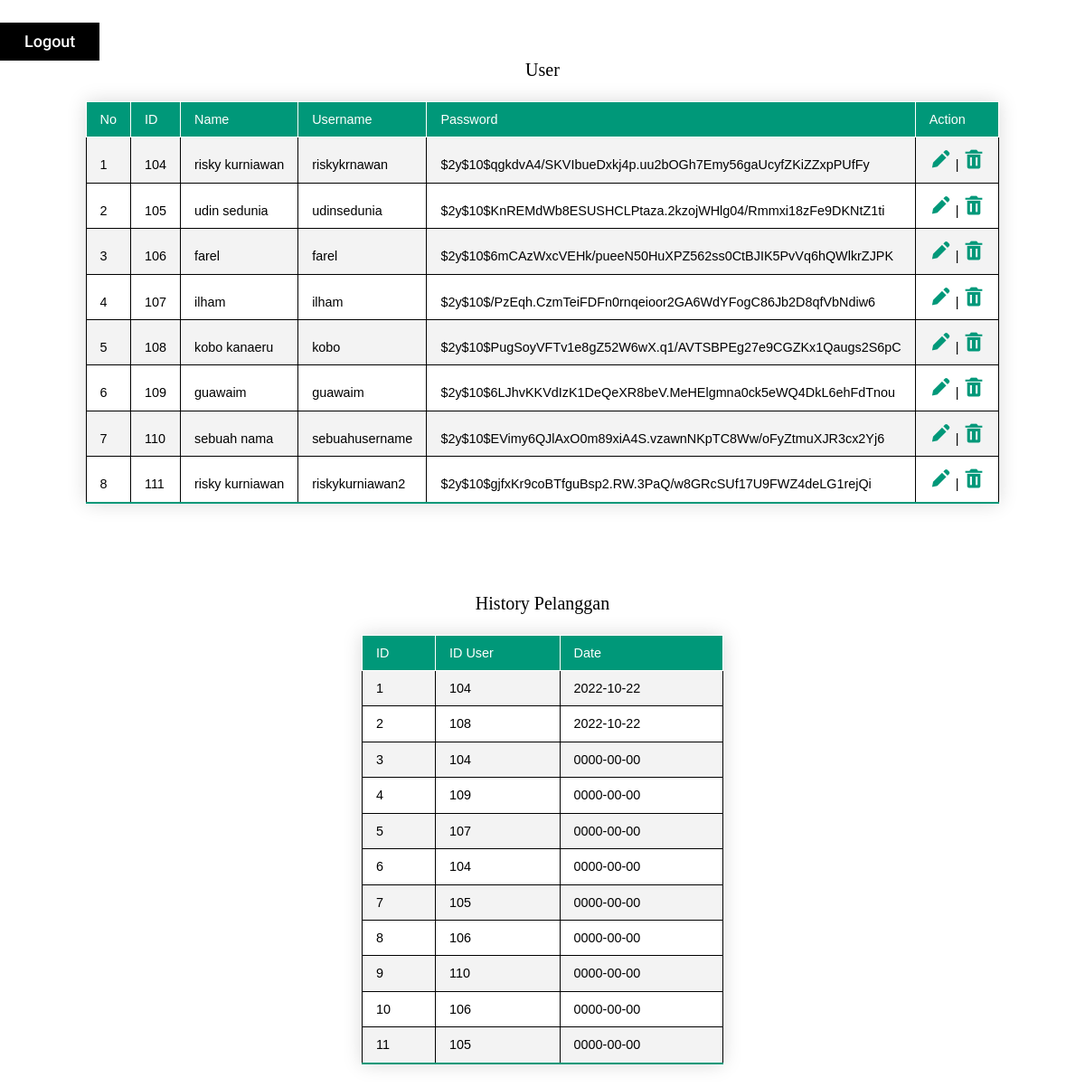
Screenshot of /dashboard.php (signed in) with the database file from the repository.
### tables this page shows
CREATE TABLE `users` (
  `id` int(11) NOT NULL,
  `name` varchar(128) NOT NULL,
  `username` varchar(128) NOT NULL,
  `password` varchar(128) NOT NULL
);

CREATE TABLE `histories` (
  `id` int(11) NOT NULL,
  `id_user` int(11) NOT NULL,
  `date` date NOT NULL
);

### functions.php (called while the page is built, shortened)
<?php
$db = mysqli_connect("localhost", "root", "", "nikky");
function query($query) {
    global $db;
    $result = mysqli_query($db, $query);
    $rows = [];
    while ($row = mysqli_fetch_assoc($result)){
        $rows[] = $row;
    }
    return $rows;
}

### dashboard.php (the view, shortened to what this page needs)
<?php
    require 'functions.php';
    $users = query("SELECT * FROM users");
    $histories = query("SELECT * FROM histories");
    $i = 1;
?>
<!DOCTYPE html>
<html lang="en">
<head>
  <link href='https://unpkg.com/boxicons@2.1.4/css/boxicons.min.css' rel='stylesheet'>
  <link rel="stylesheet" href="styles.css?v=<?php echo time(); ?>">
</head>
<body class="pb-25px">
  <div class="pt-25px">
    <a href="logout.php" class="button-mode my-btn-dark fs-2" role="button"> Logout</a>
  </div>
  <h3 class="text-center fs-3 pb-25px" >User</h3>
  <table class="my-table m-auto">
    <tr class="theader text-white">
      <th class="padding-head">No</th>
      <th class="padding-head">ID</th>
      <th class="padding-head">Name</th>
      <th class="padding-head">Username</th>
      <th class="padding-head">Password</th>
      <th class="padding-head">Action</th>
    </tr>
    <?php foreach ($users as $user): ?>
    <tr>
      <td class="border-1 padding-body"><?= $i ?></td>
      <td class="padding-body"><?= $user['id'] ?></td>
      <td class="padding-body"><?= $user['name'] ?></td>
      <td class="padding-body"><?= $user['username'] ?></td>
      <td class="padding-body"><?= $user['password'] ?></td>
      <td class="padding-body"><a href="update.php?id=<?= $user["id"]?>"><i class='bx bxs-pencil fs-4 text-success'></i></a> |  <a href="delete.php?id=<?= $user["id"]?>" onclick = "return confirm('Apakah anda ingin menghapus File?')"><i class='bx bxs-trash fs-4 text-success'></i></a></td>
    </tr>
    <?php $i++;?>
    <?php endforeach; ?>
  </table>
  <h3 class="text-center fs-3 mt-100px pb-25px" >History Pelanggan</h3>
  <table class="my-table m-auto">
    <tr class="theader text-white">
      <th class="padding-head">ID</th>
      <th class="padding-head">ID User</th>
      <th class="padding-head">Date</th>
    </tr>
    <?php foreach ($histories as $history): ?>
    <tr>
      <td class="padding-body"><?= $history['id'] ?></td>
      <td class="padding-body"><?= $history['id_user'] ?></td>
      <td class="padding-body"><?= $history['date'] ?></td>
    </tr>
    <?php endforeach; ?>
  </table>
</body>
</html>

### styles.css (style rules this page uses)
html, body, div, span, applet, object, iframe, h1, h2, h3, h4, h5, h6, p, blockquote, pre, a, abbr, acronym, address, big, cite, code, del, dfn, em, img, ins, kbd, q, s, samp, small, strike, strong, sub, tt, var, b, u, i, center, dl, dt, dd, ol, ul, li, fieldset, form, label, legend, table, caption, tbody, tfoot, thead, tr, th, td, article, aside, canvas, details, embed, figure, figcaption, footer, header, hgroup, menu, nav, output, ruby, section, summary, time, mark, audio, video { margin: 0; padding: 0; border: 0; font-size: 100%; font: inherit; vertical-align: baseline; }
body { line-height: 1; overflow-x: hidden; }
table { border-collapse: collapse; border-spacing: 0; }
a { text-decoration: none; }
table, th, td { border: 1px solid !important; }
.text-success { color: #009879; }
.my-table { margin: 25px 0; font-size: 0.9em; font-family: sans-serif; min-width: 400px; box-shadow: 0 0 20px rgba(0, 0, 0, 0.15); }
.my-table .theader { background-color: #009879; text-align: left; }
.my-table th, .my-table td { padding: 12px 15px; }
.my-table tbody tr { border-bottom: 1px solid #dddddd; }
.my-table tbody tr:nth-of-type(even) { background-color: #f3f3f3; }
.my-table tbody tr:last-of-type { border-bottom: 2px solid #009879; }
.text-center { text-align: center; }
.text-white { color: white; }
.fs-2 { font-size: 18px; }
.fs-3 { font-size: 20px; }
.fs-4 { font-size: 25px; }
.m-auto { margin: auto; }
.mt-100px { margin-top: 100px; }
.pt-25px { padding-top: 25px; }
.padding-head { padding: 10px 30px; }
.padding-body { padding: 5px 30px; }
.pb-25px { padding-bottom: 25px; }
.my-btn-dark { padding: 10px 25px; font-family: "Roboto", sans-serif; font-weight: 500; background: transparent; outline: none !important; cursor: pointer; transition: all 0.3s ease; position: relative; display: inline-block; border: 2px solid rgb(0, 0, 0); background: rgb(0, 0, 0); z-index: 1; color: #fff; }

### rows the page displays
users: id "104", name "risky kurniawan", username "riskykrnawan", password "$2y$10$qgkdvA4/SKVIbueDxkj4p.uu2bOGh7Emy56gaUcyfZKiZZxpPUfFy"
users: id "105", name "udin sedunia", username "udinsedunia", password "$2y$10$KnREMdWb8ESUSHCLPtaza.2kzojWHlg04/Rmmxi18zFe9DKNtZ1ti"
users: id "106", name "farel", username "farel", password "$2y$10$6mCAzWxcVEHk/pueeN50HuXPZ562ss0CtBJIK5PvVq6hQWlkrZJPK"
users: id "107", name "ilham", username "ilham", password "$2y$10$/PzEqh.CzmTeiFDFn0rnqeioor2GA6WdYFogC86Jb2D8qfVbNdiw6"
users: id "108", name "kobo kanaeru", username "kobo", password "$2y$10$PugSoyVFTv1e8gZ52W6wX.q1/AVTSBPEg27e9CGZKx1Qaugs2S6pC"
users: id "109", name "guawaim", username "guawaim", password "$2y$10$6LJhvKKVdIzK1DeQeXR8beV.MeHElgmna0ck5eWQ4DkL6ehFdTnou"
users: id "110", name "sebuah nama", username "sebuahusername", password "$2y$10$EVimy6QJlAxO0m89xiA4S.vzawnNKpTC8Ww/oFyZtmuXJR3cx2Yj6"
users: id "111", name "risky kurniawan", username "riskykurniawan2", password "$2y$10$gjfxKr9coBTfguBsp2.RW.3PaQ/w8GRcSUf17U9FWZ4deLG1rejQi"
histories: id "1", id_user "104", date "2022-10-22"
histories: id "2", id_user "108", date "2022-10-22"
histories: id "3", id_user "104", date "0000-00-00"
histories: id "4", id_user "109", date "0000-00-00"
histories: id "5", id_user "107", date "0000-00-00"
histories: id "6", id_user "104", date "0000-00-00"
histories: id "7", id_user "105", date "0000-00-00"
histories: id "8", id_user "106", date "0000-00-00"
histories: id "9", id_user "110", date "0000-00-00"
histories: id "10", id_user "106", date "0000-00-00"
histories: id "11", id_user "105", date "0000-00-00"
